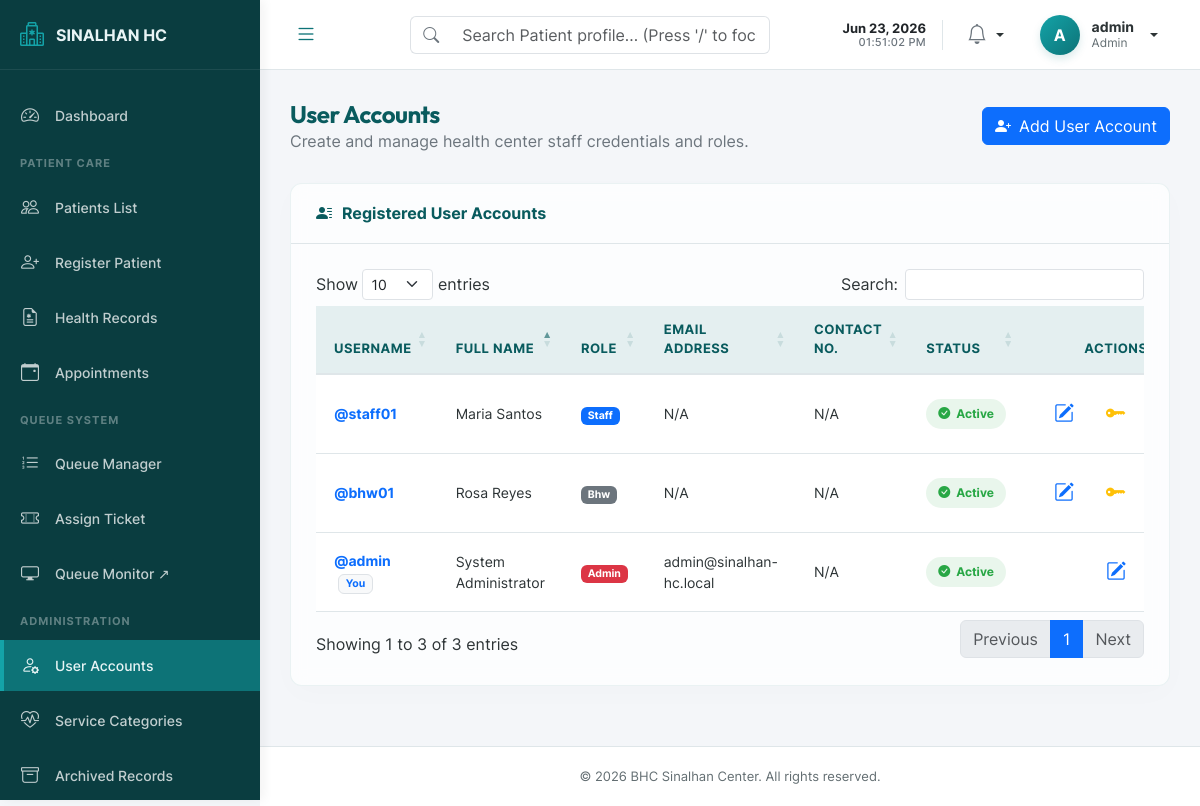
The page /admin/users.php (signed in) on the database its author committed.
### tables this page shows
CREATE TABLE IF NOT EXISTS system_settings (
    setting_key VARCHAR(100) NOT NULL PRIMARY KEY,
    setting_value TEXT DEFAULT NULL,
    updated_at TIMESTAMP NOT NULL DEFAULT CURRENT_TIMESTAMP ON UPDATE CURRENT_TIMESTAMP
);

CREATE TABLE IF NOT EXISTS users (
    user_id INT AUTO_INCREMENT PRIMARY KEY,
    username VARCHAR(50) NOT NULL UNIQUE,
    password_hash VARCHAR(255) NOT NULL,
    first_name VARCHAR(100) NOT NULL,
    last_name VARCHAR(100) NOT NULL,
    email VARCHAR(150) DEFAULT NULL,
    contact_number VARCHAR(20) DEFAULT NULL,
    role ENUM('admin', 'staff', 'bhw') NOT NULL DEFAULT 'staff',
    is_active TINYINT(1) NOT NULL DEFAULT 1 COMMENT '1=active, 0=deactivated',
    last_login DATETIME DEFAULT NULL,
    last_login_ip VARCHAR(45) DEFAULT NULL,
    is_archived TINYINT(1) NOT NULL DEFAULT 0 COMMENT '1=archived, 0=active',
    two_fa_secret VARCHAR(32) DEFAULT NULL,
    two_fa_enabled TINYINT(1) DEFAULT 0,
    must_change_password TINYINT(1) NOT NULL DEFAULT 0 COMMENT '1=must change on login, 0=normal',
    theme VARCHAR(10) NOT NULL DEFAULT 'light',
    font_size VARCHAR(10) NOT NULL DEFAULT 'normal',
    created_at TIMESTAMP NOT NULL DEFAULT CURRENT_TIMESTAMP,
    updated_at TIMESTAMP NOT NULL DEFAULT CURRENT_TIMESTAMP ON UPDATE CURRENT_TIMESTAMP,
    INDEX idx_role (role),
    INDEX idx_is_active (is_active),
    INDEX idx_is_archived (is_archived)
);

### includes/settings_helper.php (called while the page is built, shortened)
<?php
function get_setting($pdo, $key, $default = null) {
    try {
        $stmt = $pdo->prepare("SELECT setting_value FROM system_settings WHERE setting_key = ?");
        $stmt->execute([$key]);
        $val = $stmt->fetchColumn();
        return ($val !== false && $val !== null) ? $val : $default;
    } catch (Exception $e) {
        error_log("Failed to fetch setting '{$key}': " . $e->getMessage());
        return $default;
    }
}

### admin/users.php (the view, shortened to what this page needs)
<?php
$active_menu = 'users';
$pdo = Database::getInstance()->getConnection();
try {
    $stmt = $pdo->query("SELECT user_id, username, first_name, last_name, email, contact_number, role, is_active FROM users WHERE is_archived = 0 ORDER BY created_at DESC");
    $users = $stmt->fetchAll();
} catch (Exception $e) {
    error_log("Users list fetch failed: " . $e->getMessage());
    $users = [];
}
require_once __DIR__ . '/../includes/header.php';
require_once __DIR__ . '/../includes/sidebar.php';
?>
<main class="main-content">
    <div class="page-header">
        <div>
            <h2 class="page-title">User Accounts</h2>
            <p class="text-secondary mb-0">Create and manage health center staff credentials and roles.</p>
        </div>
        <div>
            <a href="<?= BASE_URL ?>admin/user_add.php" class="btn btn-primary d-flex align-items-center gap-2">
                <i class="bi bi-person-plus-fill"></i>
                <span>Add User Account</span>
            </a>
        </div>
    </div>
    <div class="card-custom">
        <div class="card-custom-header">
            <h3 class="card-custom-title"><i class="bi bi-person-lines-fill"></i> Registered User Accounts</h3>
        </div>
        <div class="card-custom-body">
            <div class="table-responsive">
                <table class="table table-hover table-custom align-middle" id="usersTable">
                    <thead>
                        <tr>
                            <th>Username</th>
                            <th>Full Name</th>
                            <th>Role</th>
                            <th>Email Address</th>
                            <th>Contact No.</th>
                            <th>Status</th>
                            <th class="text-center">Actions</th>
                        </tr>
                    </thead>
                    <tbody>
                        <?php foreach ($users as $u): ?>
                            <tr>
                                <td>
                                    <strong class="text-primary">@<?= htmlspecialchars($u['username']) ?></strong>
                                    <?php if ($u['user_id'] === (int)$_SESSION['user_id']): ?>
                                        <span class="badge bg-light text-primary border ms-1">You</span>
                                    <?php endif; ?>
                                </td>
                                <td><?= htmlspecialchars($u['first_name'] . ' ' . $u['last_name']) ?></td>
                                <td>
                                    <?php
                                        $roleBadge = 'bg-secondary';
                                        if ($u['role'] === 'admin') $roleBadge = 'bg-danger';
                                        elseif ($u['role'] === 'staff') $roleBadge = 'bg-primary';
                                    ?>
                                    <span class="badge <?= $roleBadge ?> text-capitalize"><?= htmlspecialchars($u['role']) ?></span>
                                </td>
                                <td><?= htmlspecialchars($u['email'] ?? 'N/A') ?></td>
                                <td><?= htmlspecialchars($u['contact_number'] ?? 'N/A') ?></td>
                                <td>
                                    <?php if ($u['is_active'] == 1): ?>
                                        <span class="badge-custom badge-active"><i class="bi bi-check-circle-fill"></i> Active</span>
                                    <?php else: ?>
                                        <span class="badge-custom badge-inactive"><i class="bi bi-dash-circle-fill"></i> Inactive</span>
                                    <?php endif; ?>
                                </td>
                                <td>
                                    <div class="d-flex justify-content-center gap-2">
                                        <a href="<?= BASE_URL ?>admin/user_edit.php?id=<?= $u['user_id'] ?>"
                                           class="btn btn-sm btn-outline-primary border-0 p-1"
                                           title="Edit Details">
                                            <i class="bi bi-pencil-square fs-5"></i>
                                        </a>
                                        <?php if ($u['user_id'] !== (int)$_SESSION['user_id']): ?>
                                            <button class="btn btn-sm btn-outline-warning border-0 p-1 reset-pass-btn"
                                                    data-id="<?= $u['user_id'] ?>"
                                                    data-username="<?= htmlspecialchars($u['username']) ?>"
                                                    title="Reset Password">
                                                <i class="bi bi-key-fill fs-5"></i>
                                            </button>
                                        <?php endif; ?>
                                    </div>
                                </td>
                            </tr>
                        <?php endforeach; ?>
                    </tbody>
                </table>
            </div>
        </div>
    </div>
</main>
<?php
require_once __DIR__ . '/../includes/footer.php';
?>

### includes/sidebar.php (shortened to what this page needs)
<?php
require_once __DIR__ . '/../includes/settings_helper.php';
$sidebarPdo = Database::getInstance()->getConnection();
$clinicNameSetting = get_setting($sidebarPdo, 'clinic_name', 'Sinalhan HC');
$clinicLogoSetting = get_setting($sidebarPdo, 'clinic_logo', '');
$logoText = 'SINALHAN HC';
if (!empty($clinicNameSetting)) {
    if (stripos($clinicNameSetting, 'Barangay Sinalhan') === 0) {
        $logoText = 'SINALHAN HC';
    } else {
        $logoText = mb_strtoupper($clinicNameSetting);
    }
}
$fontSize = '16px';
$role = $_SESSION['role'] ?? 'staff';
$sidebarUserFullName = $_SESSION['full_name'] ?? 'Health Staff';
$avatarLetter = strtoupper(substr($_SESSION['username'] ?? 'H', 0, 1));
$currentMenu = $active_menu ?? '';
?>
<aside id="sidebar">
    <div class="sidebar-header">
        <a href="<?= BASE_URL ?>index.php" class="sidebar-logo">
            <?php if (!empty($clinicLogoSetting)): ?>
                <img src="<?= BASE_URL . $clinicLogoSetting ?>" alt="<?= htmlspecialchars($clinicNameSetting) ?> Logo" style="height: 30px; width: 30px; object-fit: contain; border-radius: 4px;">
            <?php else: ?>
                <i class="bi bi-hospital"></i>
            <?php endif; ?>
            <span style="font-size: <?= $fontSize ?>; text-overflow: ellipsis; overflow: hidden; white-space: nowrap; flex-grow: 1;"><?= htmlspecialchars($logoText) ?></span>
        </a>
    </div>
    <ul class="sidebar-menu">
        <?php if ($role === 'admin'): ?>
            <li class="menu-item <?= $currentMenu === 'dashboard' ? 'active' : '' ?>">
                <a href="<?= BASE_URL ?>admin/dashboard.php" class="menu-link">
                    <i class="bi bi-speedometer2"></i>
                    <span>Dashboard</span>
                </a>
            </li>
        <?php endif; ?>
        <li class="menu-header">Patient Care</li>
        <li class="menu-item <?= $currentMenu === 'patients' ? 'active' : '' ?>">
            <a href="<?= BASE_URL ?>patients/list.php" class="menu-link">
                <i class="bi bi-people"></i>
                <span>Patients List</span>
            </a>
        </li>
        <li class="menu-item <?= $currentMenu === 'patients_register' ? 'active' : '' ?>">
            <a href="<?= BASE_URL ?>patients/register.php" class="menu-link">
                <i class="bi bi-person-plus"></i>
                <span>Register Patient</span>
            </a>
        </li>
        <?php if ($role === 'admin' || $role === 'staff'): ?>
            <li class="menu-item <?= $currentMenu === 'health_records' ? 'active' : '' ?>">
                <a href="<?= BASE_URL ?>health_records/list.php" class="menu-link">
                    <i class="bi bi-file-earmark-medical"></i>
                    <span>Health Records</span>
                </a>
            </li>
        <?php endif; ?>
        <li class="menu-item <?= $currentMenu === 'appointments' ? 'active' : '' ?>">
            <a href="<?= BASE_URL ?>appointments/list.php" class="menu-link">
                <i class="bi bi-calendar-event"></i>
                <span>Appointments</span>
            </a>
        </li>
        <li class="menu-header">Queue System</li>
        <?php if ($role === 'admin' || $role === 'staff' || $role === 'bhw'): ?>
            <li class="menu-item <?= $currentMenu === 'queue_manage' ? 'active' : '' ?>">
                <a href="<?= BASE_URL ?>queue/manage.php" class="menu-link">
                    <i class="bi bi-list-ol"></i>
                    <span>Queue Manager</span>
                </a>
            </li>
        <?php endif; ?>
        <li class="menu-item <?= $currentMenu === 'queue_assign' ? 'active' : '' ?>">
            <a href="<?= BASE_URL ?>queue/assign.php" class="menu-link">
                <i class="bi bi-ticket-perforated"></i>
                <span>Assign Ticket</span>
            </a>
        </li>
        <li class="menu-item">
            <a href="<?= BASE_URL ?>queue/display.php" target="_blank" class="menu-link" aria-label="Queue Monitor (opens in a new tab)">
                <i class="bi bi-display"></i>
                <span>Queue Monitor ↗</span>
            </a>
        </li>
        <?php if ($role === 'admin'): ?>
            <li class="menu-header">Administration</li>
            <li class="menu-item <?= $currentMenu === 'users' ? 'active' : '' ?>">
                <a href="<?= BASE_URL ?>admin/users.php" class="menu-link">
                    <i class="bi bi-person-gear"></i>
                    <span>User Accounts</span>
                </a>
            </li>
            <li class="menu-item <?= $currentMenu === 'services' ? 'active' : '' ?>">
                <a href="<?= BASE_URL ?>admin/service_types.php" class="menu-link">
                    <i class="bi bi-heart-pulse"></i>
                    <span>Service Categories</span>
                </a>
            </li>
            <li class="menu-item <?= $currentMenu === 'archives' ? 'active' : '' ?>">
                <a href="<?= BASE_URL ?>admin/archived_records.php" class="menu-link">
                    <i class="bi bi-archive"></i>
                    <span>Archived Records</span>
                </a>
            </li>
        <?php endif; ?>
    </ul>
</aside>
<div id="content-wrapper">
    <header class="top-navbar">
        <button class="toggle-sidebar-btn" id="toggleSidebar" aria-label="Toggle Navigation">
            <i class="bi bi-list"></i>
        </button>
        <div class="search-bar-global d-none d-md-flex align-items-center position-relative ms-3" style="max-width: 360px; flex-grow: 1;">
            <div class="input-group">
                <span class="input-group-text bg-transparent border-end-0 text-secondary border-color" style="height: 38px;">
                    <i class="bi bi-search"></i>
                </span>
                <input type="text" id="globalPatientSearch" class="form-control border-start-0 border-color" placeholder="Search Patient profile... (Press '/' to focus)" autocomplete="off" style="height: 38px; box-shadow: none;">
            </div>
        </div>
        <div class="d-flex align-items-center gap-3">
            <div class="d-none d-md-flex flex-column text-end pe-3 border-end" id="headerClockContainer" style="line-height: 1.25; border-color: var(--border-color) !important;">
                <span id="headerClockDate" class="text-dark fw-semibold" style="font-size: 13px; white-space: nowrap;"></span>
                <span id="headerClockTime" class="text-secondary fw-medium" style="font-size: 11px; letter-spacing: 0.3px; white-space: nowrap;"></span>
            </div>
            <div class="dropdown">
                <div class="position-relative cursor-pointer p-2 rounded-circle hover-bg dropdown-toggle no-arrow" id="notificationBell" data-bs-toggle="dropdown" aria-expanded="false" style="outline: none;">
                    <i class="bi bi-bell fs-5 text-secondary"></i>
                </div>
            </div>
            <div class="dropdown">
                <div class="user-profile-menu dropdown-toggle" data-bs-toggle="dropdown" aria-expanded="false">
                    <div class="user-avatar"><?= $avatarLetter ?></div>
                    <div class="user-info d-none d-md-block">
                        <div class="user-name"><?= htmlspecialchars($sidebarUserFullName) ?></div>
                        <div class="user-role"><?= htmlspecialchars($role) ?></div>
                    </div>
                </div>
            </div>
        </div>
    </header>

### rows shown on the page
system_settings: setting_value "SINALHAN HC"
users: username "admin", shows "You", first_name+last_name "System Administrator", role "Admin", email "admin@sinalhan-hc.local", contact_number "N/A", is_active 1 (drawn)
users: username "staff01", first_name+last_name "Maria Santos", role "Staff", email "N/A", contact_number "N/A", is_active 1 (drawn)
users: username "bhw01", first_name+last_name "Rosa Reyes", role "Bhw", email "N/A", contact_number "N/A", is_active 1 (drawn)

### other values the page prints
$avatarLetter "A"
$sidebarUserFullName "admin"
$role "Admin"
